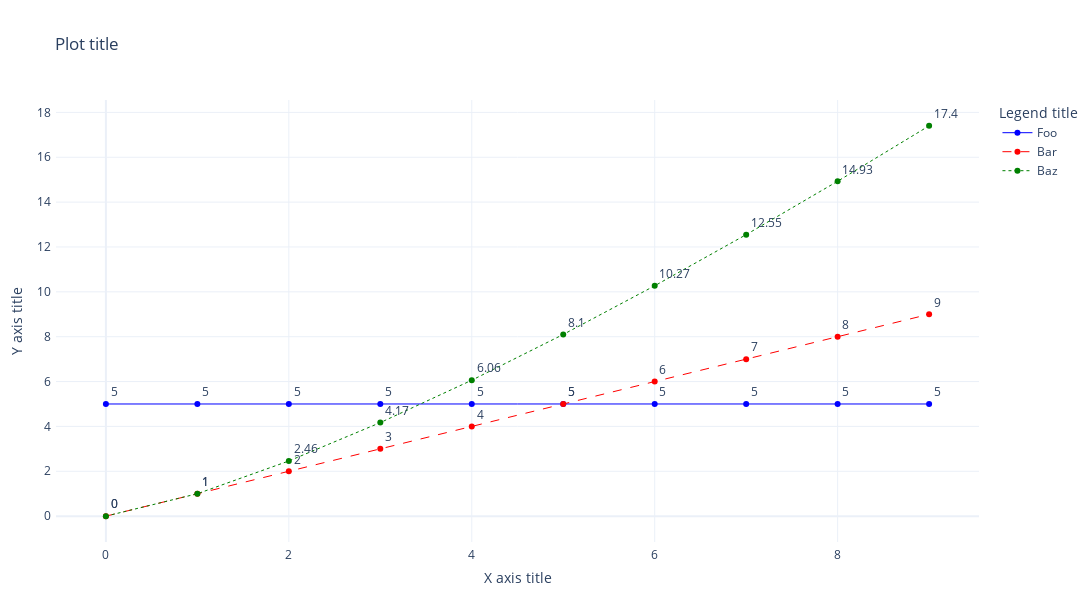

Write notebook code for a chart like this one.
### Code cell
# Line chart with multiple traces

fig = go.Figure()

fig.add_trace(go.Scatter(
    x=d.x,
    y=d.foo,
    name='Foo',
    mode='lines+markers+text',
    text=d.foo,
    textposition='top right',
    line=dict(
        color='blue',
        width=1,
        dash='solid')))

fig.add_trace(go.Scatter(
    x=d.x,
    y=d.bar,
    name='Bar',
    mode='lines+markers+text',
    text=d.bar,
    textposition='top right',
    line=dict(
        color='red',
        width=1,
        dash='dash')))

fig.add_trace(go.Scatter(
    x=d.x,
    y=d.baz,
    name='Baz',
    mode='lines+markers+text',
    text=d.baz,
    textposition='top right',
    line=dict(
        color='green',
        width=1,
        dash='dot')))


fig.update_layout(
    template='plotly_white',
    autosize=False,
    width=1200,
    height=600,
    margin=go.layout.Margin(
        l=50,
        r=100,
        b=50,
        t=100,
        pad=4),
    title='Plot title',
    legend_title='Legend title',
    showlegend=True)
fig.update_xaxes(
    title='X axis title',
    range=None,
    dtick=None)
fig.update_yaxes(
    title='Y axis title',
    range=None,
    dtick=None)
fig.show()

### Figure 1 — Plotly figure (JSON) as saved in the notebook; plotly's stock layout.template omitted (floating-point values rounded to 4 significant figures)
{"data": [{"line": {"color": "blue", "dash": "solid", "width": 1}, "mode": "lines+markers+text", "name": "Foo", "text": [5, 5, 5, 5, 5, 5, 5, 5, 5, 5], "textposition": "top right", "type": "scatter", "x": [0, 1, 2, 3, 4, 5, 6, 7, 8, 9], "y": [5, 5, 5, 5, 5, 5, 5, 5, 5, 5]}, {"line": {"color": "red", "dash": "dash", "width": 1}, "mode": "lines+markers+text", "name": "Bar", "text": [0, 1, 2, 3, 4, 5, 6, 7, 8, 9], "textposition": "top right", "type": "scatter", "x": [0, 1, 2, 3, 4, 5, 6, 7, 8, 9], "y": [0, 1, 2, 3, 4, 5, 6, 7, 8, 9]}, {"line": {"color": "green", "dash": "dot", "width": 1}, "mode": "lines+markers+text", "name": "Baz", "text": [0, 1, 2.46, 4.17, 6.06, 8.1, 10.27, 12.55, 14.93, 17.4], "textposition": "top right", "type": "scatter", "x": [0, 1, 2, 3, 4, 5, 6, 7, 8, 9], "y": [0, 1, 2.46, 4.17, 6.06, 8.1, 10.27, 12.55, 14.93, 17.4]}], "layout": {"autosize": false, "height": 600, "legend": {"title": {"text": "Legend title"}}, "margin": {"b": 50, "l": 50, "pad": 4, "r": 100, "t": 100}, "showlegend": true, "title": {"text": "Plot title"}, "width": 1200, "xaxis": {"title": {"text": "X axis title"}}, "yaxis": {"title": {"text": "Y axis title"}}}}
